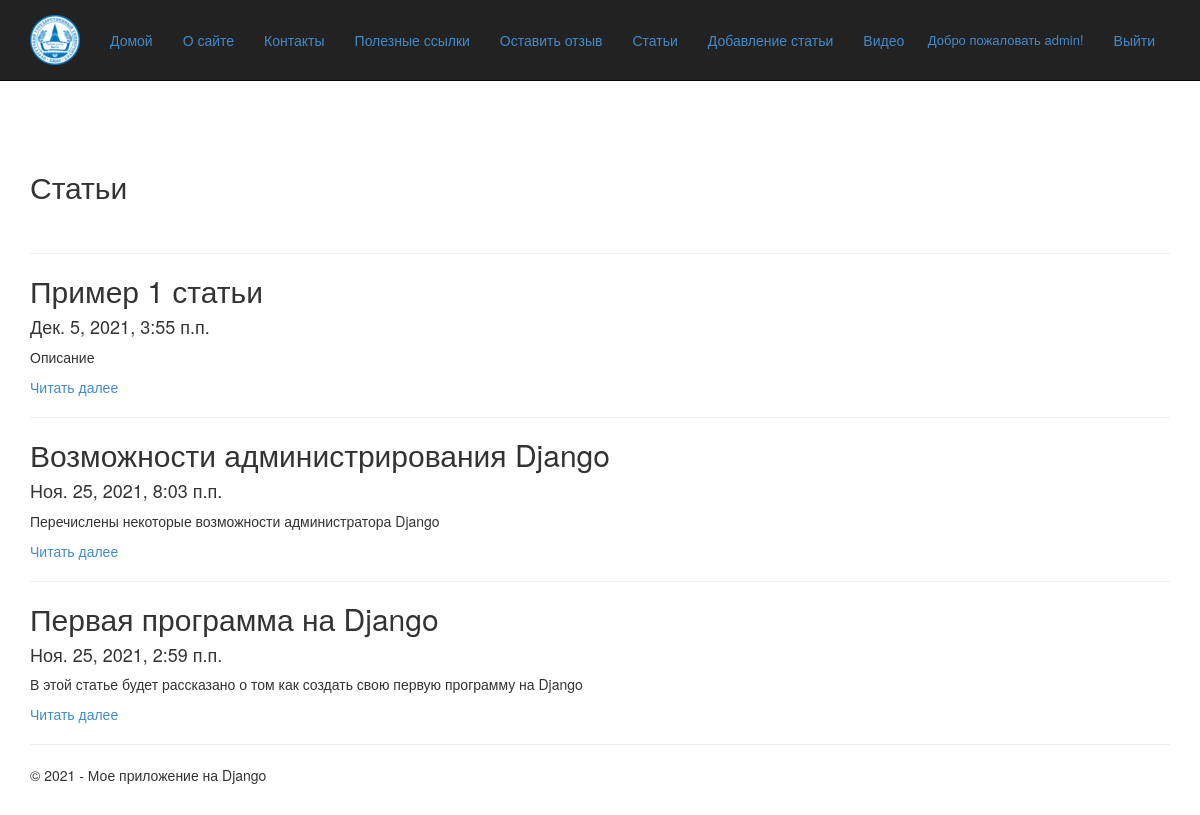
Page /blog/ (signed in) on the committed database.
### app/models.py (models this page shows, shortened)
class Blog(models.Model):
    title = models.CharField(max_length = 100, unique_for_date = "posted", verbose_name = "Заголовок")
    description = models.TextField(verbose_name = "Краткое содержание")
    content = models.TextField(verbose_name = "Полное содержание")
    posted = models.DateTimeField(default = datetime.now(), db_index = True, verbose_name = "Опубликовано!")
    author = models.ForeignKey(User, null = True, blank = True, on_delete = models.SET_NULL, verbose_name = "Автор")
    image = models.FileField(default = "temp.jpg", verbose_name = "Путь к картинке")
    class Meta:
        db_table = "Posts"
        ordering = ["-posted"]
        verbose_name = "статья блога"
        verbose_name_plural = "статьи блога"

### app/views.py (the view)
# urls.py: path('blog/', views.blog, name='blog'),
def blog(request):
    posts = Blog.objects.all()
    assert isinstance(request, HttpRequest)
    return render(
        request,
        "app/blog.html",
        {
            'title':'Статьи',
            'posts': posts,
            'year':datetime.now().year,
        }
    )

### app/templates/app/blog.html
{% extends "app/layout.html" %}
{% block content %}
<h2>{{ title }}</h2> <br />
{% for post in posts %}
<hr />
<div class=" ">
    <h2> {{post.title}} </h2>
    <h4> {{post.posted}}</h4>
    <p>  {{post.description}}</p>
    <p>  <a href="{% url "blogpost" parametr=post.id %}"> Читать далее </a></p>
</div>
{% endfor %}
{% endblock %}

### app/templates/app/loginpartial.html (shortened to what this page needs)
﻿{% if user.is_authenticated %}
<form id="logoutForm" action="/logout/" method="post" class="navbar-right">
    <ul class="nav navbar-nav navbar-right">
        <li><span class="navbar-brand">Добро пожаловать {{ user.username }}!</span></li>
        <li><a href="javascript:document.getElementById('logoutForm').submit()">Выйти</a></li>
    </ul>
</form>
{% else %}
<ul class="nav navbar-nav navbar-right">
    <li><a href="{% url 'login' %}">Вход</a></li>
</ul>
{% endif %}

### app/static/app/content/site.css (style rules this page uses)
body { padding-top: 150px; padding-bottom: 20px; }

### rows in the picture
Blog: title "Пример 1 статьи", posted "Дек. 5, 2021, 3:55 п.п.", description "Описание"
Blog: title "Возможности администрирования Django", posted "Ноя. 25, 2021, 8:03 п.п.", description "Перечислены некоторые возможности администратора Django"
Blog: title "Первая программа на Django", posted "Ноя. 25, 2021, 2:59 п.п.", description "В этой статье будет рассказано о том как создать свою первую программу на Django"

### other values in the picture
{{ user.username }} "admin"
{{ title }} "Статьи"
